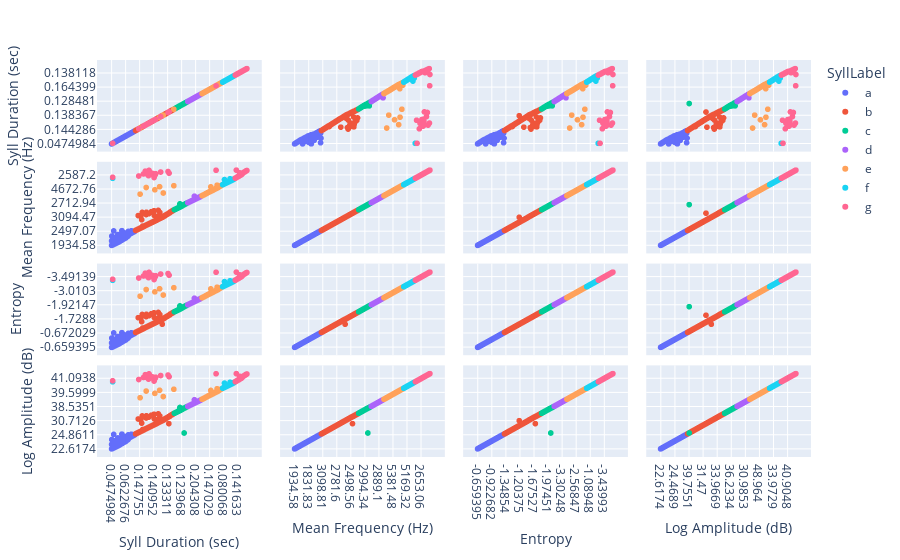

The code cell stored with this chart in its notebook:
### Code cell
features = [' Syll Duration (sec)', ' Mean Frequency (Hz)', ' Entropy', 'Log Amplitude (dB)']
fig = px.scatter_matrix(data, dimensions=features, color="SyllLabel")
fig.show()
